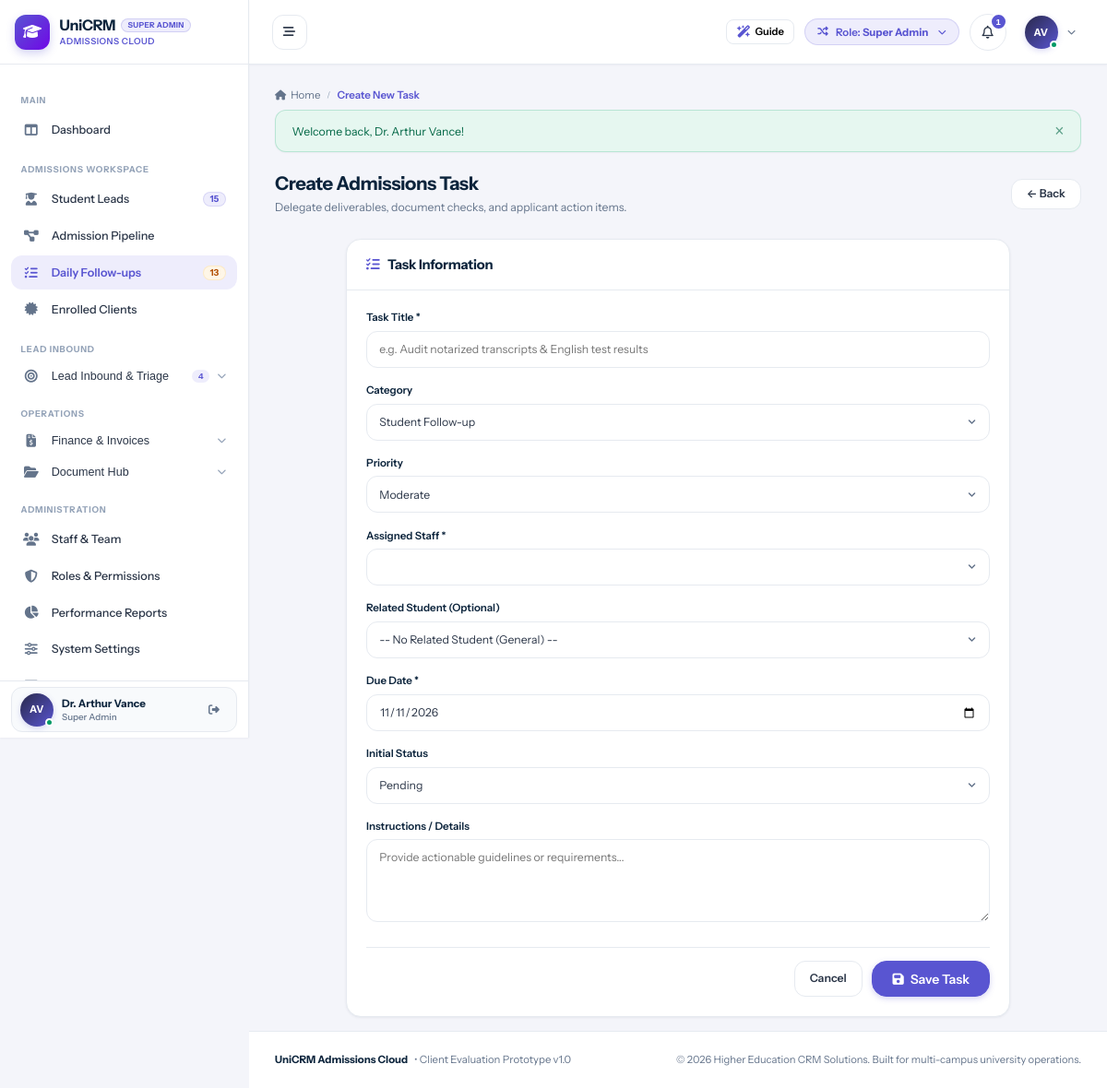
The page /tasks/add.php (signed in) on the database its author committed.
### tables this page shows
CREATE TABLE `users` (
  `id` int(11) NOT NULL AUTO_INCREMENT,
  `branch_id` int(11) DEFAULT NULL,
  `role_id` int(11) NOT NULL,
  `manager_id` int(11) DEFAULT NULL,
  `reporting_manager_id` int(11) DEFAULT NULL,
  `name` varchar(150) NOT NULL,
  `email` varchar(150) NOT NULL,
  `password` varchar(255) NOT NULL,
  `phone` varchar(50) DEFAULT NULL,
  `designation` varchar(100) DEFAULT NULL,
  `avatar` varchar(255) DEFAULT NULL,
  `status` enum('Active','Inactive') DEFAULT 'Active',
  `created_at` datetime DEFAULT current_timestamp(),
  `updated_at` datetime DEFAULT NULL ON UPDATE current_timestamp(),
  PRIMARY KEY (`id`),
  UNIQUE KEY `email` (`email`),
  KEY `idx_branch` (`branch_id`),
  KEY `idx_role` (`role_id`),
  KEY `idx_manager` (`manager_id`)
);

CREATE TABLE `roles` (
  `id` int(11) NOT NULL AUTO_INCREMENT,
  `name` varchar(50) NOT NULL,
  `label` varchar(100) NOT NULL,
  `description` text DEFAULT NULL,
  `created_at` datetime DEFAULT current_timestamp(),
  PRIMARY KEY (`id`),
  UNIQUE KEY `name` (`name`)
);

### tasks/add.php (the view, shortened to what the rows shown need)
<?php
require_once __DIR__ . '/../config/database.php';
require_once __DIR__ . '/../config/helpers.php';
require_once __DIR__ . '/../includes/auth.php';
require_login();
include __DIR__ . '/../includes/header.php';
?>
<div class="page-header">
  <div class="page-title-wrap">
    <h2>Create Admissions Task</h2>
  </div>
</div>
<?php include __DIR__ . '/../includes/footer.php'; ?>

### includes/header.php (shortened to what the rows shown need)
<?php
require_once __DIR__ . '/auth.php';
$currentUser = current_user();
$unreadNotifCount = $currentUser ? get_unread_notifications_count($currentUser['id']) : 0;
?>
<!DOCTYPE html>
<html lang="en">
<head>
  <link rel="stylesheet" href="https://cdnjs.cloudflare.com/ajax/libs/font-awesome/6.5.1/css/all.min.css">
  <link rel="stylesheet" href="<?= base_url('assets/css/style.css') ?>">
</head>
<body>
<div id="app-layout">
  <?php include __DIR__ . '/sidebar.php'; ?>
  <div id="main-wrapper">
    <header id="top-navbar">
      <div class="navbar-right">
        <div class="role-switcher-dropdown" style="position: relative;">
          <button type="button" class="role-switcher-btn" id="role-switcher-btn" title="Simulate different role permissions">
            <span>Role: <strong><?= htmlspecialchars($currentUser['role_label'] ?? 'Guest') ?></strong></span>
          </button>
        </div>
        <div style="position: relative;">
          <button type="button" class="notification-bell-btn" id="notif-bell-btn" title="Notifications">
            <i class="fa-regular fa-bell"></i>
            <?php if ($unreadNotifCount > 0): ?>
              <span class="notification-counter"><?= $unreadNotifCount ?></span>
            <?php endif; ?>
          </button>
        </div>
        <div style="position: relative;">
          <button type="button" class="profile-dropdown-btn" id="user-profile-btn">
            <div class="user-avatar-sm online">
              <?= user_initials($currentUser['name'] ?? 'U') ?>
            </div>
            <i class="fa-solid fa-chevron-down" style="font-size:0.65rem; color:var(--text-muted);"></i>
          </button>
        </div>
      </div>
    </header>
    <main class="content-area">

### includes/sidebar.php (shortened to what the rows shown need)
<?php
$currentUser = current_user();
?>
<aside id="sidebar">
<?php
$rawRoleLabel = $currentUser['role_label'] ?? 'Staff';
$headerRoleBadge = $rawRoleLabel;
?>
  <div class="sidebar-header" id="sidebar-brand-header">
    <a href="<?= base_url('dashboard/index.php') ?>" class="brand-wrapper">
      <div class="brand-text">
        <div class="brand-title-row">
          <h1 class="brand-title">UniCRM</h1>
          <span class="sidebar-role-badge sidebar-demo-badge" title="<?= htmlspecialchars($rawRoleLabel) ?>"><?= htmlspecialchars($headerRoleBadge) ?></span>
        </div>
      </div>
    </a>
  </div>
  <div class="sidebar-user">
    <div class="sidebar-user-card">
      <div class="user-snippet">
        <div class="user-avatar-sm online" title="<?= htmlspecialchars($currentUser['name'] ?? 'User') ?>">
          <?= user_initials($currentUser['name'] ?? 'U') ?>
        </div>
        <div class="user-info">
          <span class="user-name" title="<?= htmlspecialchars($currentUser['name'] ?? 'User') ?>"><?= htmlspecialchars($currentUser['name'] ?? 'User') ?></span>
          <span class="user-role"><?= htmlspecialchars($currentUser['role_label'] ?? 'Staff') ?></span>
        </div>
      </div>
    </div>
  </div>
</aside>

### rows shown on the page
users: role.label "SUPER ADMIN", name "AV", name "Dr. Arthur Vance", role.label "Super Admin", id "1"

### other values the page prints
$sidebarActiveLeadsCount "15"
$sidebarTotalTasks "13"
$sidebarWebLeadsCount "4"
$pageTitle "Create New Task"
$flash['message'] "Welcome back, Dr. Arthur Vance!"
form field category "Student Follow-up"
